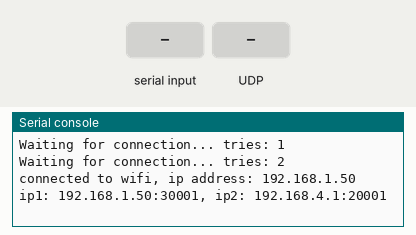
Bench run of a program on a simulated Raspberry Pi Pico running MicroPython. Shown: the last lines printed to the serial console. Inputs (shaded band) come from the test bench. WiFi joins after 1.5 s; threads take turns every 2 ms.

Above: at 3.2 s.
3.3 s: "STA" typed at the serial console, then Enter
At 3.8 s:
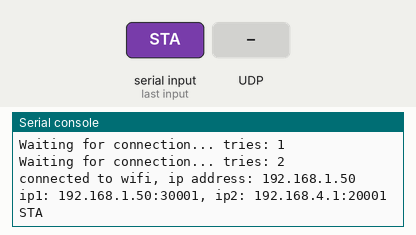
4.8 s: UDP packet "m_reset" arrives
At 6.0 s:
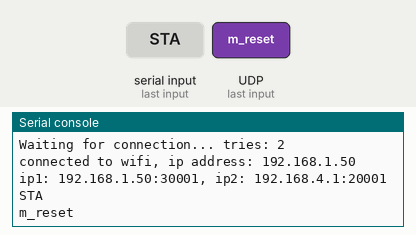
6.3 s: "1" typed at the serial console, then Enter
At 7.3 s:
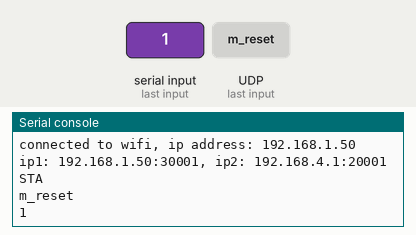
7.8 s: UDP packet "on" arrives
At 8.5 s:
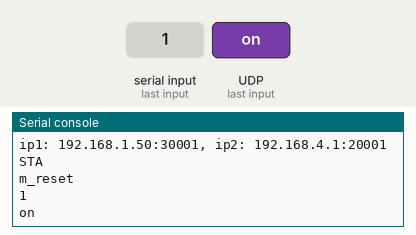
9.3 s: UDP packet "off" arrives
At 10.8 s:
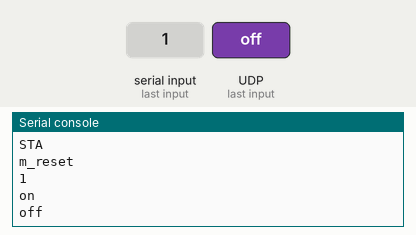

The program:

socket_thread.py
```python
# For this script to work, one device has to be turned on 10 seconds before
# the other device. The process goes like this:
#
# 1) when device is turned on it tries to connect to the "PICO" wifi access
# point which is provided by the other pico.
#
# 2) after 10 seconds of no connection, the device will createa wifi network
#called PICO.
#
# 3) When the second device is turned on, it will connect to the first.
# The code on each device is identical.
#
# In the case that the connection is not working:
# 1) Turn off both devices.
# 2) Turn on one device, wait until it creates AP and displays IP address.
# 3) Turn on second device, it usually takes 5-6 seconds to connect to PICO
# AP. So in less than 20 seconds, both devices can be setup and running.

import network
import socket
import time
import _thread

tlock = _thread.allocate_lock()

class WifiHandler():
    def __init__(self):
        self.name = 'pico1'
        self.ip1 = ''
        self.ip2 = ''
        self.p1 = 0
        self.p2 = 0
        self.conntype = 'STA'

    def wifi_connect(self):
        wlan = network.WLAN(network.STA_IF)
        wlan.active(True)
        wlan.connect('PICO', '123456789')
        tries = 1
        while wlan.isconnected() == False:
            if tries < 11:
                print('Waiting for connection... tries:', tries)
                time.sleep(1)
                tries += 1
            else:
                wlan.active(False)
                self.wifi_create()
                break

        if wlan.isconnected() == True:
            self.conntype = 'STA'
            self.name = 'pico2'
            self.ip1 = str(wlan.ifconfig()[0])
            self.ip2 = '192.168.4.1'
            self.p1 = 30001
            self.p2 = 20001
            print(f'connected to wifi, ip address: {self.ip1}')
        else:
            pass

    def wifi_create(self):
        ap = network.WLAN(network.AP_IF)
        ap.config(essid='PICO', password='123456789')
        ap.active(True)
        if ap.active() == True:
            self.conntype = 'AP'
            self.name = 'pico1'
            self.ip1 = str(ap.ifconfig()[0])
            self.ip2 = '192.168.4.16'
            self.p1 = 20001
            self.p2 = 30001
            print(f'wifi AP created, ip address: {self.ip1}')

wh = WifiHandler()


if wh.conntype == 'STA':
    wh.wifi_connect()
else:
    wh.wifi_create()

class SockHandler():
    def __init__(self):
        self.sock = socket.socket(socket.AF_INET, socket.SOCK_DGRAM)
        self.ip1 = wh.ip1
        self.ip2 = wh.ip2
        self.p1 = wh.p1
        self.p2 = wh.p2

    def srx(self):
        while True:
            self.sock.bind((self.ip1, self.p1))
            data, addr = self.sock.recvfrom(512)
            tlock.acquire()
            print(data.decode())
            tlock.release()

    def stx(self):
        while True:
            MESSAGE = input()
            if MESSAGE == '' or MESSAGE == '\n':
                pass
            if MESSAGE == "m_reset":
                machine.reset()
            else:
                tlock.acquire()
                sock = socket.socket(socket.AF_INET, socket.SOCK_DGRAM)
                sock.sendto(f'{wh.name}: {MESSAGE}', (wh.ip2, wh.p2))
                sock.close()
                tlock.release()


sh = SockHandler()

print(f'ip1: {sh.ip1}:{sh.p1}, ip2: {sh.ip2}:{sh.p2}')

second_thread = _thread.start_new_thread(sh.srx, ())
sh.stx()
```

Measured:
- after the input at 3.3 s, the serial console: prints a new line at once (image 1)
- after the input at 4.8 s, the serial console: prints a new line at once (image 2)
- after the input at 6.3 s, the serial console: prints a new line at once (image 3)
- after the input at 7.8 s, the serial console: prints a new line at once (image 4)
- after the input at 9.3 s, the serial console: prints a new line at once (image 5)
